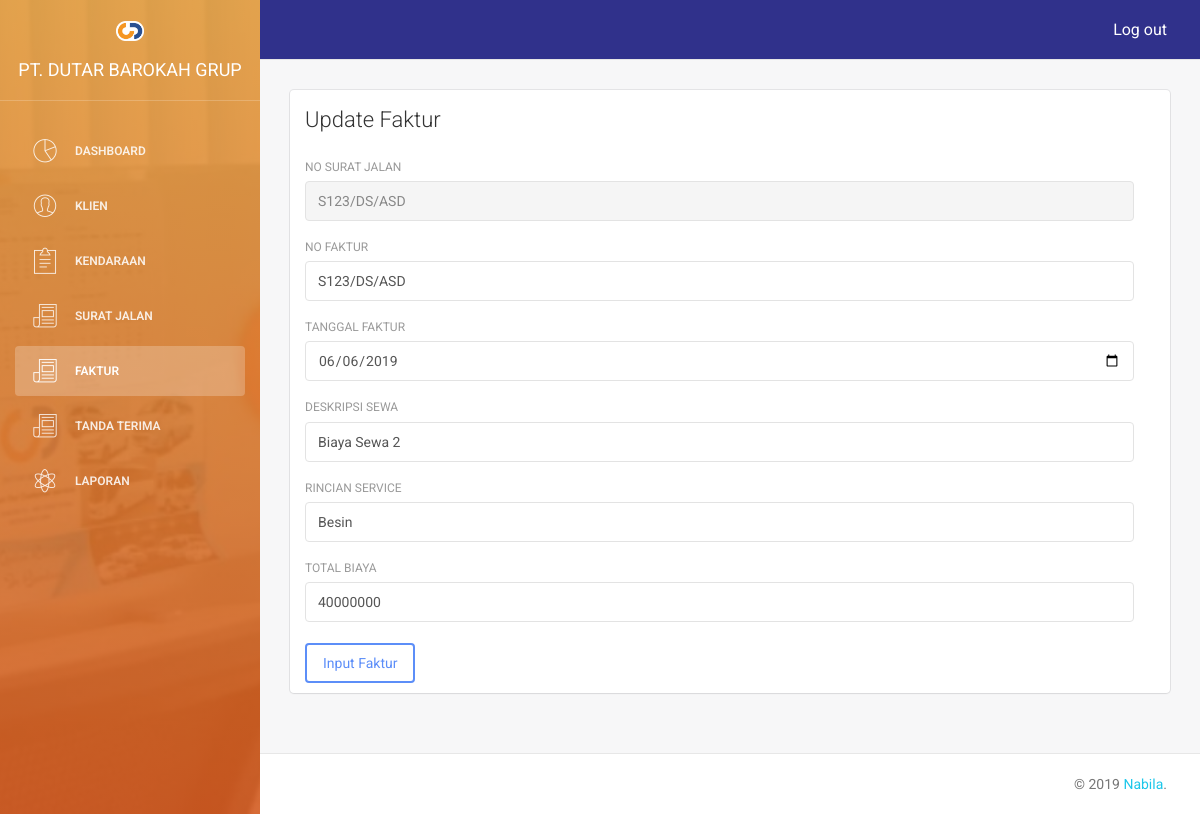
The app's page /link/faktur_update.php?no_faktur=F123 (signed in) with its own data.
### tables this page shows
CREATE TABLE `faktur` (
  `no_faktur` varchar(50) NOT NULL,
  `no_surat_jalan` varchar(50) NOT NULL,
  `tanggal_faktur` date DEFAULT NULL,
  `deskripsi_sewa` varchar(50) DEFAULT NULL,
  `rincian_service` varchar(100) DEFAULT NULL,
  `total_biaya` bigint(20) DEFAULT NULL
);

### link/faktur_update.php (the view, shortened to what this page needs)
<?php
include('koneksi.php');
$sql = "SELECT * FROM faktur WHERE no_faktur='$_GET[no_faktur]'";
$result = mysqli_query($conn, $sql);
$row = mysqli_fetch_assoc($result)
?>
<!doctype html>
<html lang="en">
<?php include("head.php"); ?>
<body>
    <div class="wrapper">
        <?php include('sidebar.php'); ?>
        <div class="main-panel">
            <?php include('navbar.php') ?>
            <div class="content">
                <div class="container-fluid">
                    <div class="row">
                        <div class="col-md-12">
                            <div class="card">
                                <div class="header">
                                    <h4 class="title" id="input-transaksi">Update Faktur</h4>
                                </div>
                                <div class="content">
                                    <form method="post" action="process.php?process=update-faktur">
                                        <div class="row col-md-12">
                                            <div class="form-group">
                                                <label>No Surat Jalan</label>
                                                <input type="text" name="no_surat_jalan" class="form-control" placeholder="No Surat Jalan" required readonly <?php echo "value='$row[no_surat_jalan]'"; ?>>
                                            </div>
                                            <div class="form-group">
                                                <label>No Faktur</label>
                                                <input type="text" name="no_faktur" class="form-control" placeholder="No Faktur" required <?php echo "value='$row[no_surat_jalan]'"; ?>>
                                            </div>
                                            <div class="form-group">
                                                <label>Tanggal Faktur</label>
                                                <input type="date" name="tanggal_faktur" class="form-control" placeholder="Tanggal Faktur" required <?php echo "value='" . date('Y-m-d', strtotime($row['tanggal_faktur'])) . "'"; ?>>
                                            </div>
                                            <div class="form-group">
                                                <label>Deskripsi Sewa</label>
                                                <input type="text" name="deskripsi_sewa" class="form-control" placeholder="Deskripsi Sewa" required <?php echo "value='$row[deskripsi_sewa]'"; ?>>
                                            </div>
                                            <div class="form-group">
                                                <label>Rincian Service</label>
                                                <input type="text" name="rincian_service" class="form-control" placeholder="Rincian Service" required <?php echo "value='$row[rincian_service]'"; ?>>
                                            </div>
                                            <div class="form-group">
                                                <label>Total Biaya</label>
                                                <input type="text" name="total_biaya" class="form-control" placeholder="Total Biaya" required <?php echo "value='$row[total_biaya]'"; ?>>
                                            </div>
                                        </div>
                                        <input class="btn btn-primary" type="submit" value="Input Faktur">
                                    </form>
                                </div>
                            </div>
                        </div>
                    </div>
                </div>
            </div>
            <?php include('footer.php'); ?>
        </div>
    </div>
</body>
</html>

### records on screen
faktur: no_surat_jalan "S123/DS/ASD", no_faktur "S123/DS/ASD", tanggal_faktur "06/06/2019", deskripsi_sewa "Biaya Sewa 2", rincian_service "Besin", total_biaya "40000000"
